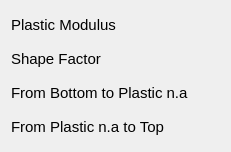
    <widget class="QWidget" name="layoutWidget">
     <property name="geometry">
      <rect>
       <x>10</x>
       <y>390</y>
       <width>231</width>
       <height>141</height>
      </rect>
     </property>
     <layout class="QVBoxLayout" name="verticalLayout_7">
      <item>
       <widget class="QLabel" name="plasticmodlabel">
        <property name="minimumSize">
         <size>
          <width>0</width>
          <height>28</height>
         </size>
        </property>
        <property name="maximumSize">
         <size>
          <width>16777215</width>
          <height>28</height>
         </size>
        </property>
        <property name="font">
         <font>
          <pointsize>11</pointsize>
         </font>
        </property>
        <property name="text">
         <string>Plastic Modulus</string>
        </property>
        <property name="wordWrap">
         <bool>false</bool>
        </property>
       </widget>
      </item>
      <item>
       <widget class="QLabel" name="shapefactorlabel">
        <property name="minimumSize">
         <size>
          <width>0</width>
          <height>28</height>
         </size>
        </property>
        <property name="maximumSize">
         <size>
          <width>16777215</width>
          <height>28</height>
         </size>
        </property>
        <property name="font">
         <font>
          <pointsize>11</pointsize>
         </font>
        </property>
        <property name="text">
         <string>Shape Factor</string>
        </property>
        <property name="wordWrap">
         <bool>false</bool>
        </property>
       </widget>
      </item>
      <item>
       <widget class="QLabel" name="plasticlabel">
        <property name="minimumSize">
         <size>
          <width>0</width>
          <height>28</height>
         </size>
        </property>
        <property name="maximumSize">
         <size>
          <width>16777215</width>
          <height>28</height>
         </size>
        </property>
        <property name="font">
         <font>
          <pointsize>11</pointsize>
         </font>
        </property>
        <property name="text">
         <string>From Bottom to Plastic n.a</string>
        </property>
        <property name="wordWrap">
         <bool>false</bool>
        </property>
       </widget>
      </item>
      <item>
       <widget class="QLabel" name="plastictotoplabel">
        <property name="minimumSize">
         <size>
          <width>0</width>
          <height>28</height>
         </size>
        </property>
        <property name="maximumSize">
         <size>
          <width>16777215</width>
          <height>28</height>
         </size>
        </property>
        <property name="font">
         <font>
          <pointsize>11</pointsize>
         </font>
        </property>
        <property name="text">
         <string>From Plastic n.a to Top</string>
        </property>
        <property name="wordWrap">
         <bool>false</bool>
        </property>
       </widget>
      </item>
     </layout>
    </widget>
